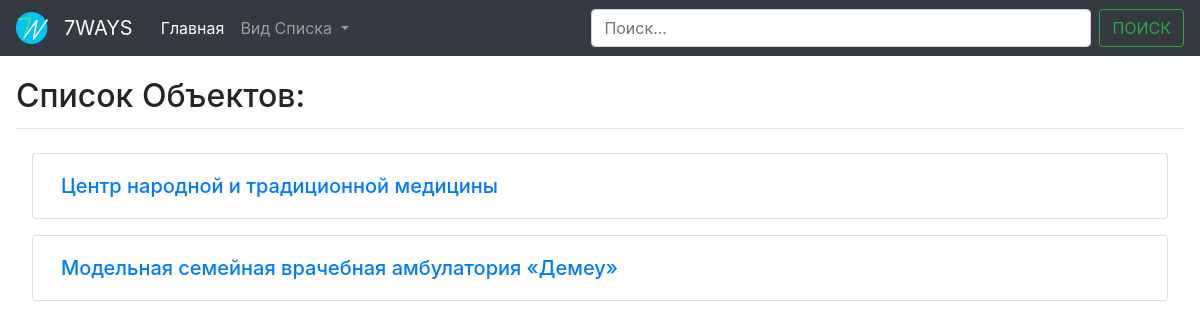
Before: / with the older database file.
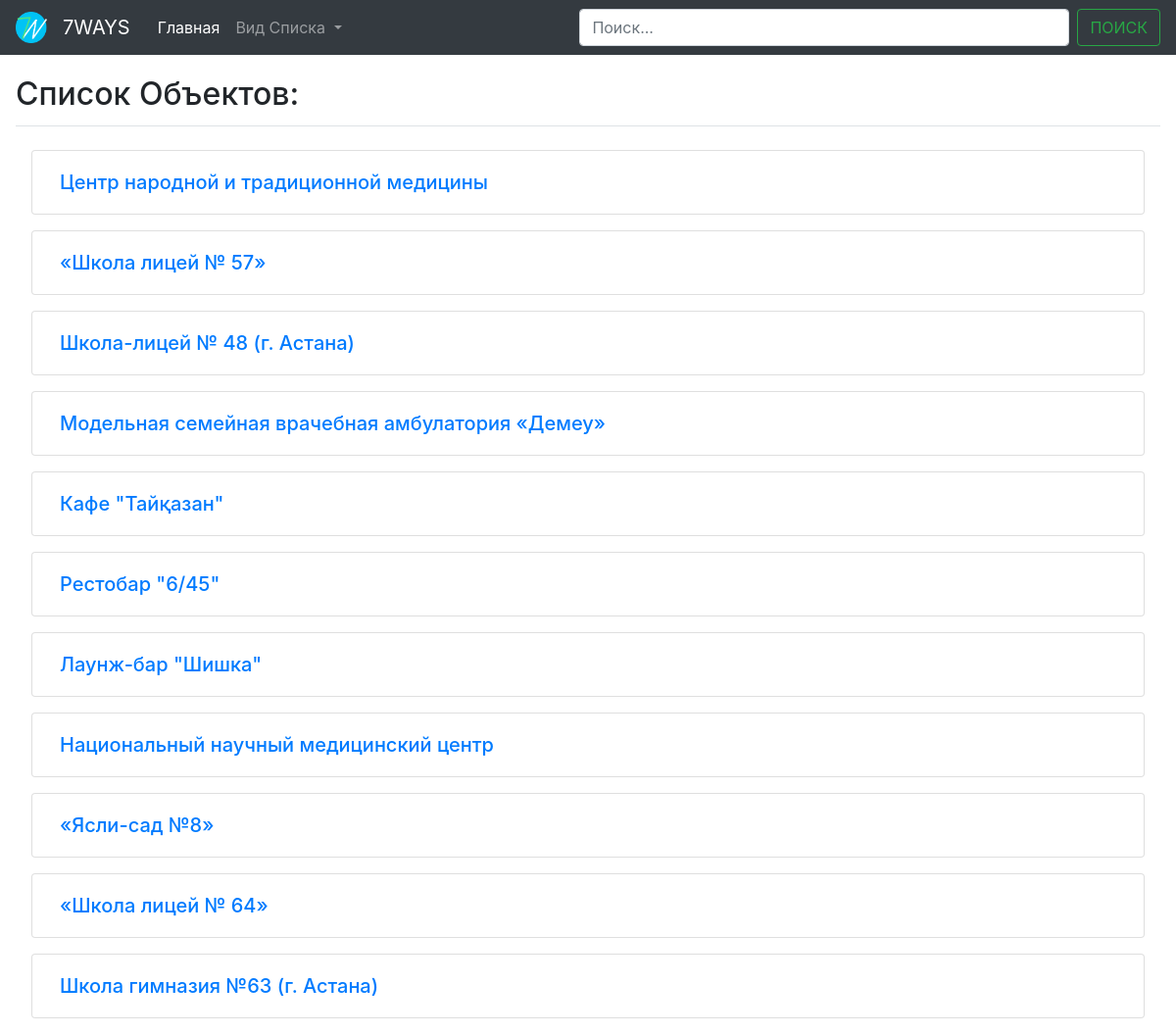
After: the same page with the newer database file.
### MainApp/models.py (models this page shows)
class Place(models.Model):
    place_name = models.CharField(max_length=1000)
    place_phone = models.CharField(default="", max_length=100, blank=True)
    place_address = models.TextField(default="", max_length=100, blank=True)
    place_building_type = MultiSelectField(choices=building_type, max_choices=1, default=None)
    place_email = models.CharField(default="", max_length=100, null=True, blank=True)

### MainApp/views.py (the view)
# urls.py: path('', views.index, name="index"),
def index(request):
    places = Place.objects.all()
    place_and_comments = {}
    for place in places:
        place_and_comments[place] = find_bad_comments_num(place)
    place_and_comments = {k: v for k, v in sorted(place_and_comments.items(), key=lambda item: item[1], reverse=True)}
    places_sorted_by_negative = place_and_comments.keys()
    print(places_sorted_by_negative)
    return render(request, 'MainApp/homepage.html', {'places': places,
                                                     'places_sorted_by_negative': places_sorted_by_negative,
                                                     })

### MainApp/views.py (called while the page is built)
def find_bad_comments_num(place):
    comments = Review.objects.filter(place_id=place.id)
    good_comments = []
    tolerable_comments = []
    impossible_comments = []
    for comm in comments:
        if "Good" in comm.reviewers_attitude:
            good_comments.append(comm)
        elif "Impossible" in comm.reviewers_attitude:
            impossible_comments.append(comm)
        else:
            tolerable_comments.append(comm)
    return impossible_comments.__len__()

### MainApp/templates/MainApp/homepage.html (shortened to what this page needs)
<!DOCTYPE html>
<html lang="en">
<head>
    <link rel="stylesheet" href="https://maxcdn.bootstrapcdn.com/bootstrap/4.0.0/css/bootstrap.min.css">
    <link rel="stylesheet" href="/static/css/style.css"/>
</head>
<body>
<nav class="navbar navbar-expand-lg navbar-dark bg-dark">
    <img class="main-logo" src="/static/logotype/7WaysLogoPrototype2.png" width="32" height="32">
    <p class="navbar-brand" >7WAYS</p>
    <div class="collapse navbar-collapse" id="navbarSupportedContent">
        <ul class="navbar-nav mr-auto">
            <li class="nav-item active">
                <a class="nav-link" href="{% url 'MainApp:index' %}">Главная <span class="sr-only">(current)</span></a>
            </li>
            <li class="nav-item dropdown">
                <a class="nav-link dropdown-toggle" href="#" id="navbarDropdown" role="button" data-toggle="dropdown" aria-haspopup="true" aria-expanded="false">
                    Вид Списка
                </a>
            </li>
        </ul>
        <form class="form-inline my-2 my-lg-0">
            <input class="form-control mr-sm-2" type="search" placeholder="Поиск..." aria-label="Search">
            <button class="btn btn-outline-success my-2 my-sm-0" type="submit">ПОИСК</button>
        </form>
    </div>
</nav>
{% block content %}
    <div class="content" >
        <legend class="border-bottom mb-4"><div class="navbar-brand"> <h2>Список Объектов: </h2></div></legend>
        {% for place in places_sorted_by_negative %}
            <div class="place_space" >
                    <ul class="list-group">
                        <li class="list-group-item">
                            <div class="place_box" >
                                <h5><a  href="{% url 'MainApp:place_det' place.id %}">{{ place.place_name }}</a></h5>
                            </div>
                        </li>
                    </ul>
            </div>
        {% endfor %}
    </div>
{% endblock %}
</body>
</html>

### static/css/style.css (style rules this page uses)
input.form-control { width: 500px!important; }
.navbar-brand { margin: 0; margin-right: 1em; -webkit-touch-callout: none; -webkit-user-select: none; -khtml-user-select: none; -moz-user-select: none; -ms-user-select: none; user-select: none; }
.place_space { margin: 1em; }
.content { margin: 1em; }
.main-logo { margin-right: 1em; }
.place_box { margin: 0.5em; }

Changed rows visible on the page:
added Place: place_name "«Школа лицей № 57»"
added Place: place_name "Школа-лицей № 48 (г. Астана)"
added Place: place_name "Кафе \"Тайқазан\""
added Place: place_name "Рестобар \"6/45\""
added Place: place_name "Лаунж-бар \"Шишка\""
added Place: place_name "Национальный научный медицинский центр"
added Place: place_name "«Ясли-сад №8»"
added Place: place_name "«Школа лицей № 64»"
added Place: place_name "Школа гимназия №63 (г. Астана)"
